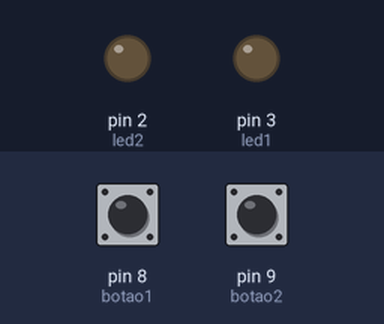
The sketch below on a simulated Arduino Uno, built with avr-gcc and run on an emulated ATmega328P. Shown: output pins drawn as LEDs (lit = HIGH). Inputs (shaded band) come from the test bench; at power-on: pin 8 (botao1) LOW, pin 9 (botao2) LOW.

Above: at 1.2 s.
1.3 s: pin 8 (botao1) pulled HIGH for 1 s
At 3.3 s:
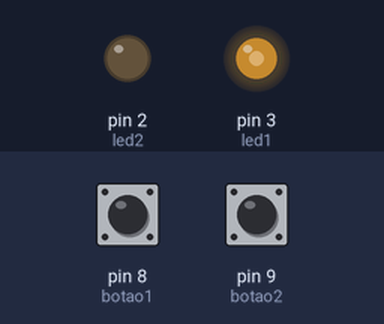
3.8 s: pin 9 (botao2) pulled HIGH for 3.2 s
At 7.5 s:
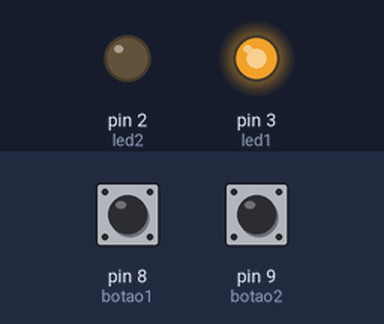
8.5 s: pin 9 (botao2) pulled HIGH for 0.15 s
At 9.9 s:
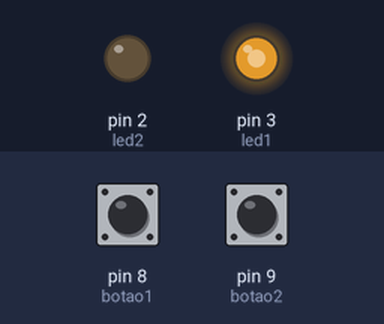
10.2 s: pin 9 (botao2) pulled HIGH for 1 s
At 12.5 s:
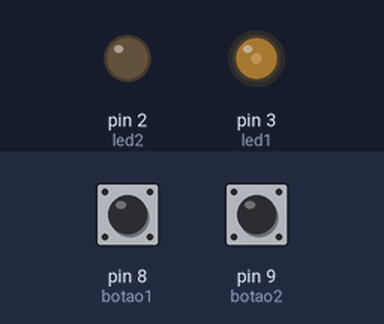
Timing chart, 0 to 13.7 s (numbered marks = the images above; inputs shaded):
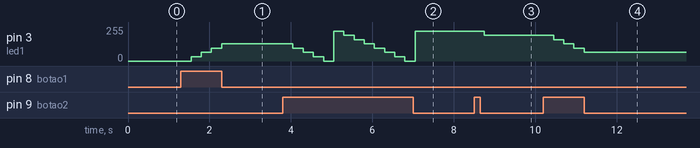

The sketch:

controle_PWM_masi_menos.ino
```cpp
//Declaração das constantes
const int led1 = 3;
const int led2 = 2;
const int botao1 = 8;
const int botao2 = 9;
//Declaração de variáveis
int estadoBotao1 = 0;
int estadoBotao2 = 0;
int pwm = 0;
int repete = 0;
int enquanto = 0;

//Setup GPIO
void setup() {
  //input
  pinMode(led1,OUTPUT);
  pinMode(led2, OUTPUT);
  //output
  pinMode(botao1,INPUT);
  pinMode(botao2,INPUT);
}

void loop() {

  estadoBotao1 = digitalRead(botao1);

if (estadoBotao1 == HIGH){

  repete++;
  delay (250);
}
  while (repete > 0){
  pwm = pwm + 32;
    repete--;
  }

analogWrite (led1, pwm);

estadoBotao2 = digitalRead(botao2);

if (estadoBotao2 == HIGH){
  repete++;
  delay (250);
}
  while (repete > 0){
  pwm = pwm - 32;
    repete--;
  }
}
```

Measured:
- after the input at 1.3 s, pin 3 (led1): 0/255 → 32/255 after 0.25 s, → 64/255 0.25 s later, → 96/255 0.25 s later, → 128/255 0.25 s later
- after the input at 3.8 s, pin 3 (led1): ramps from 224/255 to 0/255 and jumps back, once every 2.0 s
- after the input at 8.5 s, pin 3 (led1): 224/255 → 192/255 after 0.25 s
- after the input at 10.2 s, pin 3 (led1): 192/255 → 160/255 after 0.25 s, → 128/255 0.25 s later, → 96/255 0.25 s later, → 64/255 0.25 s later
